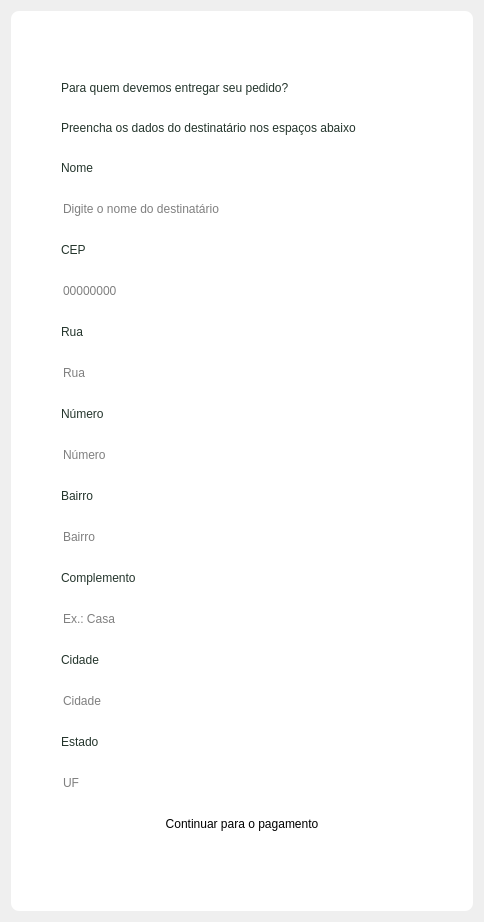
              <widget class="QWidget" name="scrollAreaWidgetContents_3">
               <property name="geometry">
                <rect>
                 <x>0</x>
                 <y>0</y>
                 <width>484</width>
                 <height>922</height>
                </rect>
               </property>
               <layout class="QVBoxLayout" name="verticalLayout_26">
                <item>
                 <widget class="QWidget" name="cardEntrega" native="true">
                  <property name="minimumSize">
                   <size>
                    <width>0</width>
                    <height>900</height>
                   </size>
                  </property>
                  <property name="styleSheet">
                   <string notr="true">background-color: #FFFFFF;
border-radius: 8px;</string>
                  </property>
                  <layout class="QVBoxLayout" name="verticalLayout_27">
                   <property name="leftMargin">
                    <number>50</number>
                   </property>
                   <property name="topMargin">
                    <number>50</number>
                   </property>
                   <property name="rightMargin">
                    <number>50</number>
                   </property>
                   <property name="bottomMargin">
                    <number>50</number>
                   </property>
                   <item>
                    <widget class="QLabel" name="tituloEntrega">
                     <property name="sizePolicy">
                      <sizepolicy hsizetype="Preferred" vsizetype="Maximum">
                       <horstretch>0</horstretch>
                       <verstretch>0</verstretch>
                      </sizepolicy>
                     </property>
                     <property name="styleSheet">
                      <string notr="true">color: #24352C</string>
                     </property>
                     <property name="text">
                      <string>Para quem devemos entregar seu pedido?</string>
                     </property>
                    </widget>
                   </item>
                   <item>
                    <widget class="QLabel" name="descricaoEntrega">
                     <property name="sizePolicy">
                      <sizepolicy hsizetype="Preferred" vsizetype="Maximum">
                       <horstretch>0</horstretch>
                       <verstretch>0</verstretch>
                      </sizepolicy>
                     </property>
                     <property name="styleSheet">
                      <string notr="true">color: #24352C</string>
                     </property>
                     <property name="text">
                      <string>Preencha os dados do destinatário nos espaços abaixo</string>
                     </property>
                    </widget>
                   </item>
                   <item>
                    <widget class="QLabel" name="destaqueNomeDest">
                     <property name="sizePolicy">
                      <sizepolicy hsizetype="Preferred" vsizetype="Maximum">
                       <horstretch>0</horstretch>
                       <verstretch>0</verstretch>
                      </sizepolicy>
                     </property>
                     <property name="styleSheet">
                      <string notr="true">color: #24352C</string>
                     </property>
                     <property name="text">
                      <string>Nome</string>
                     </property>
                    </widget>
                   </item>
                   <item>
                    <widget class="QLineEdit" name="inputNomeDest">
                     <property name="styleSheet">
                      <string notr="true"/>
                     </property>
                     <property name="text">
                      <string/>
                     </property>
                     <property name="placeholderText">
                      <string>Digite o nome do destinatário</string>
                     </property>
                    </widget>
                   </item>
                   <item>
                    <widget class="QLabel" name="destaqueCEP">
                     <property name="sizePolicy">
                      <sizepolicy hsizetype="Preferred" vsizetype="Maximum">
                       <horstretch>0</horstretch>
                       <verstretch>0</verstretch>
                      </sizepolicy>
                     </property>
                     <property name="styleSheet">
                      <string notr="true">color: #24352C</string>
                     </property>
                     <property name="text">
                      <string>CEP</string>
                     </property>
                    </widget>
                   </item>
                   <item>
                    <widget class="QLineEdit" name="inputCEP">
                     <property name="cursor">
                      <cursorShape>IBeamCursor</cursorShape>
                     </property>
                     <property name="styleSheet">
                      <string notr="true"/>
                     </property>
                     <property name="text">
                      <string/>
                     </property>
                     <property name="placeholderText">
                      <string>00000000</string>
                     </property>
                    </widget>
                   </item>
                   <item>
                    <widget class="QLabel" name="destaqueRua">
                     <property name="sizePolicy">
                      <sizepolicy hsizetype="Preferred" vsizetype="Maximum">
                       <horstretch>0</horstretch>
                       <verstretch>0</verstretch>
                      </sizepolicy>
                     </property>
                     <property name="styleSheet">
                      <string notr="true">color: #24352C</string>
                     </property>
                     <property name="text">
                      <string>Rua</string>
                     </property>
                    </widget>
                   </item>
                   <item>
                    <widget class="QLineEdit" name="inputRua">
                     <property name="styleSheet">
                      <string notr="true"/>
                     </property>
                     <property name="text">
                      <string/>
                     </property>
                     <property name="placeholderText">
                      <string>Rua</string>
                     </property>
                    </widget>
                   </item>
                   <item>
                    <widget class="QLabel" name="destaqueNumero">
                     <property name="sizePolicy">
                      <sizepolicy hsizetype="Preferred" vsizetype="Maximum">
                       <horstretch>0</horstretch>
                       <verstretch>0</verstretch>
                      </sizepolicy>
                     </property>
                     <property name="styleSheet">
                      <string notr="true">color: #24352C</string>
                     </property>
                     <property name="text">
                      <string>Número</string>
                     </property>
                    </widget>
                   </item>
                   <item>
                    <widget class="QLineEdit" name="inputNumero">
                     <property name="styleSheet">
                      <string notr="true"/>
                     </property>
                     <property name="text">
                      <string/>
                     </property>
                     <property name="placeholderText">
                      <string>Número</string>
                     </property>
                    </widget>
                   </item>
                   <item>
                    <widget class="QLabel" name="destaqueBairro">
                     <property name="sizePolicy">
                      <sizepolicy hsizetype="Preferred" vsizetype="Maximum">
                       <horstretch>0</horstretch>
                       <verstretch>0</verstretch>
                      </sizepolicy>
                     </property>
                     <property name="styleSheet">
                      <string notr="true">color: #24352C</string>
                     </property>
                     <property name="text">
                      <string>Bairro</string>
                     </property>
                    </widget>
                   </item>
                   <item>
                    <widget class="QLineEdit" name="inputBairro">
                     <property name="cursor">
                      <cursorShape>IBeamCursor</cursorShape>
                     </property>
                     <property name="styleSheet">
                      <string notr="true"/>
                     </property>
                     <property name="text">
                      <string/>
                     </property>
                     <property name="placeholderText">
                      <string>Bairro</string>
                     </property>
                    </widget>
                   </item>
                   <item>
                    <widget class="QLabel" name="destaqueComplemento">
                     <property name="sizePolicy">
                      <sizepolicy hsizetype="Preferred" vsizetype="Maximum">
                       <horstretch>0</horstretch>
                       <verstretch>0</verstretch>
                      </sizepolicy>
                     </property>
                     <property name="styleSheet">
                      <string notr="true">color: #24352C</string>
                     </property>
                     <property name="text">
                      <string>Complemento</string>
                     </property>
                    </widget>
                   </item>
                   <item>
                    <widget class="QLineEdit" name="inputComplemento">
                     <property name="styleSheet">
                      <string notr="true"/>
                     </property>
                     <property name="text">
                      <string/>
                     </property>
                     <property name="placeholderText">
                      <string>Ex.: Casa</string>
                     </property>
                    </widget>
                   </item>
                   <item>
                    <widget class="QLabel" name="destaqueCidade">
                     <property name="sizePolicy">
                      <sizepolicy hsizetype="Preferred" vsizetype="Maximum">
                       <horstretch>0</horstretch>
                       <verstretch>0</verstretch>
                      </sizepolicy>
                     </property>
                     <property name="styleSheet">
                      <string notr="true">color: #24352C</string>
                     </property>
                     <property name="text">
                      <string>Cidade</string>
                     </property>
                    </widget>
                   </item>
                   <item>
                    <widget class="QLineEdit" name="inputCidade">
                     <property name="cursor">
                      <cursorShape>IBeamCursor</cursorShape>
                     </property>
                     <property name="styleSheet">
                      <string notr="true"/>
                     </property>
                     <property name="text">
                      <string/>
                     </property>
                     <property name="placeholderText">
                      <string>Cidade</string>
                     </property>
                    </widget>
                   </item>
                   <item>
                    <widget class="QLabel" name="destaqueEstado">
                     <property name="sizePolicy">
                      <sizepolicy hsizetype="Preferred" vsizetype="Maximum">
                       <horstretch>0</horstretch>
                       <verstretch>0</verstretch>
                      </sizepolicy>
                     </property>
                     <property name="styleSheet">
                      <string notr="true">color: #24352C</string>
                     </property>
                     <property name="text">
                      <string>Estado</string>
                     </property>
                    </widget>
                   </item>
                   <item>
                    <widget class="QLineEdit" name="inputEstado">
                     <property name="styleSheet">
                      <string notr="true"/>
                     </property>
                     <property name="text">
                      <string/>
                     </property>
                     <property name="placeholderText">
                      <string>UF</string>
                     </property>
                    </widget>
                   </item>
                   <item>
                    <widget class="QPushButton" name="btnPagPagamento">
                     <property name="text">
                      <string>Continuar para o pagamento</string>
                     </property>
                    </widget>
                   </item>
                  </layout>
                 </widget>
                </item>
               </layout>
              </widget>
